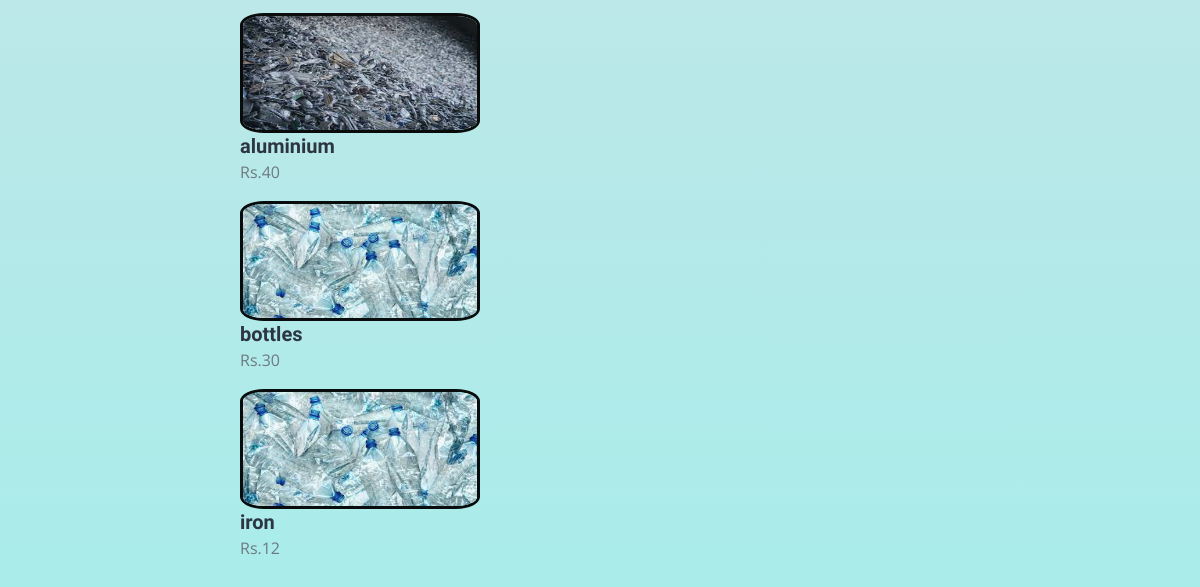
Page /food/ (lower part) on the earlier database version.
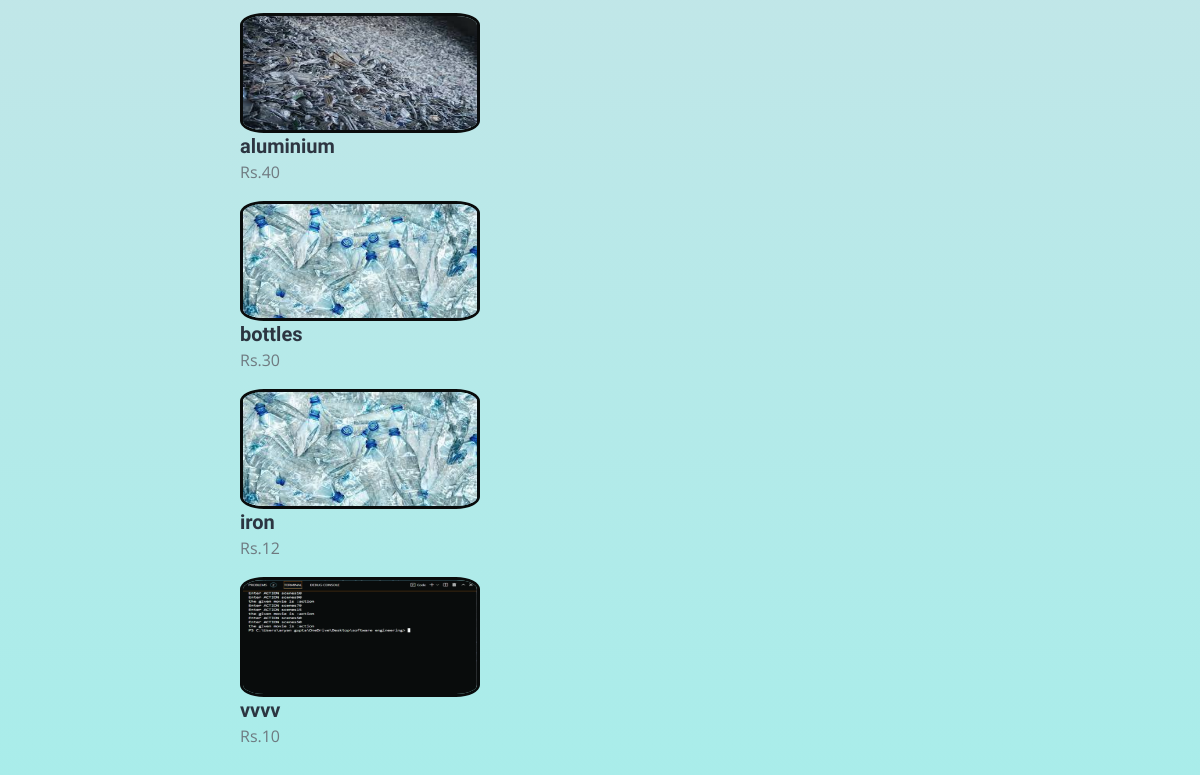
Same page on the later database version.
### rms_app/models.py (models this page shows, shortened)
class Food(models.Model):
    food_item = models.CharField(max_length=100)
    per_price = models.PositiveIntegerField()
    food_img = models.ImageField(default="default_food.jpg", upload_to="food_pics")

### rms_app/views.py (the view)
# urls.py: path("food/", FoodImgView.as_view(), name="rms-food"),
class FoodImgView(ListView):
    model = Food
    template_name = "rms_app/food.html"
    context_object_name = "food_obj"

### rms_app/templates/rms_app/food.html (shortened to what this page needs)
{% extends "rms_app/base.html" %}
{% block content %}
{% load static %}
<div class="foodtable" style="margin-bottom: 5%;">
    <section id="food-section">
        {% if food_obj %}
        <br>
        <div class="food-list" style="display: grid;gap: 1rem;grid-auto-columns: column;grid-template-columns: repeat(auto-fit, minmax(600px, 2fr)); margin-left: 20% !important;">
            {% for food_item in food_obj  %}
            <div class="food-card" style="max-width: 40% !important; ">
                <div id="img-food" >
                    <img src="{{ food_item.food_img.url }}" alt="" style="margin:0px !important;border: black solid 3px;border-radius: 10% !important;height: 10vw;width: 20vw !important;">
                </div>
                <div class="food-info">
                    <h5 class="food-title">{{ food_item.food_item}} </h5>
                    <p class="food-price">Rs.{{ food_item.per_price}}
                    </p>
                </div>
            </div>
            {% endfor %}
        </div>
        {% endif %}
    </section>
</div>
{% endblock content %}

Differences in the rows shown:
added Food: food_img (picture), food_item "vvvv", per_price "10"
